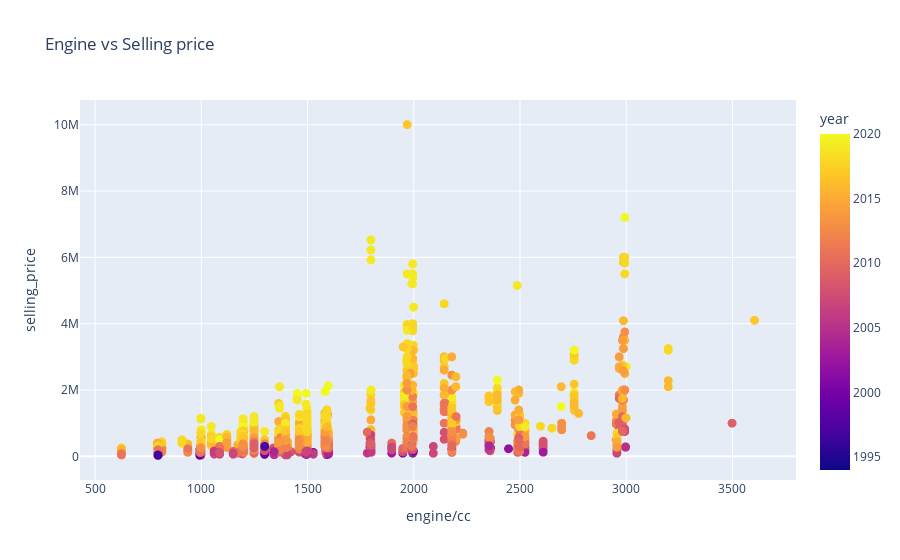

Notebook code cell kept with this figure:
### Markdown cell above
plotting a  scatter plot to see how engine/cc vary with selling price

### Code cell
fig = px.scatter(df,
x='engine/cc',
y='selling_price',
color='year',
title='Engine vs Selling price')
fig.update_traces(marker_size=9)
fig.show()

### Figure 1 — Plotly figure (JSON) as saved in the notebook; plotly's stock layout.template omitted (floating-point values rounded to 4 significant figures; data arrays with more than 128 entries replaced by an {"elided": "..."} marker saying what was removed)
{"data": [{"hovertemplate": "engine/cc=%{x}<br>selling_price=%{y}<br>year=%{marker.color}<extra></extra>", "legendgroup": "", "marker": {"color": {"elided": "6717 int values"}, "coloraxis": "coloraxis", "size": 9, "symbol": "circle"}, "mode": "markers", "name": "", "showlegend": false, "type": "scattergl", "x": {"elided": "6717 int values"}, "xaxis": "x", "y": {"elided": "6717 int values"}, "yaxis": "y"}], "layout": {"coloraxis": {"colorbar": {"title": {"text": "year"}}, "colorscale": [[0, "#0d0887"], [0.1111, "#46039f"], [0.2222, "#7201a8"], [0.3333, "#9c179e"], [0.4444, "#bd3786"], [0.5556, "#d8576b"], [0.6667, "#ed7953"], [0.7778, "#fb9f3a"], [0.8889, "#fdca26"], [1, "#f0f921"]]}, "legend": {"tracegroupgap": 0}, "title": {"text": "Engine vs Selling price"}, "xaxis": {"anchor": "y", "domain": [0, 1], "title": {"text": "engine/cc"}}, "yaxis": {"anchor": "x", "domain": [0, 1], "title": {"text": "selling_price"}}}}
